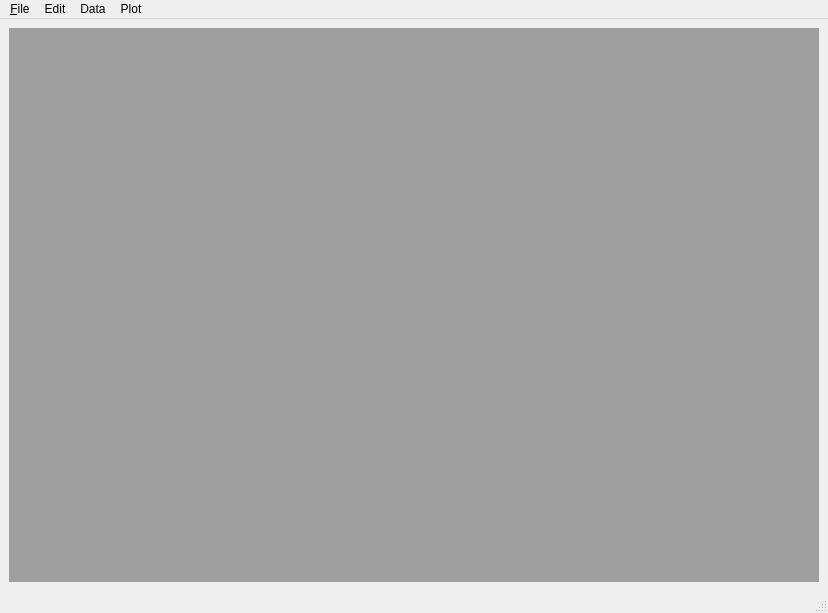
<?xml version="1.0" encoding="UTF-8"?>
<ui version="4.0">
 <class>MainWindow</class>
 <widget class="QMainWindow" name="MainWindow">
  <property name="geometry">
   <rect>
    <x>0</x>
    <y>0</y>
    <width>828</width>
    <height>613</height>
   </rect>
  </property>
  <property name="windowTitle">
   <string>PySciPlot</string>
  </property>
  <widget class="QWidget" name="centralwidget">
   <layout class="QHBoxLayout" name="horizontalLayout">
    <item>
     <widget class="QMdiArea" name="workspace">
      <property name="verticalScrollBarPolicy">
       <enum>Qt::ScrollBarAsNeeded</enum>
      </property>
      <property name="horizontalScrollBarPolicy">
       <enum>Qt::ScrollBarAsNeeded</enum>
      </property>
      <property name="viewMode">
       <enum>QMdiArea::SubWindowView</enum>
      </property>
      <property name="documentMode">
       <bool>false</bool>
      </property>
     </widget>
    </item>
   </layout>
  </widget>
  <widget class="QMenuBar" name="menubar">
   <property name="geometry">
    <rect>
     <x>0</x>
     <y>0</y>
     <width>828</width>
     <height>23</height>
    </rect>
   </property>
   <widget class="QMenu" name="menuFile">
    <property name="title">
     <string>&amp;File</string>
    </property>
    <widget class="QMenu" name="menuNew">
     <property name="title">
      <string>New</string>
     </property>
     <addaction name="actionNew_Project"/>
    </widget>
    <widget class="QMenu" name="menuImport">
     <property name="title">
      <string>Import</string>
     </property>
     <addaction name="separator"/>
    </widget>
    <widget class="QMenu" name="menuExport">
     <property name="title">
      <string>Export</string>
     </property>
     <addaction name="actionData"/>
     <addaction name="actionPlot"/>
    </widget>
    <addaction name="menuNew"/>
    <addaction name="menuImport"/>
    <addaction name="menuExport"/>
    <addaction name="actionLoad_Project"/>
    <addaction name="actionSave_Project"/>
    <addaction name="actionSave_Project_As"/>
    <addaction name="actionSave_Current_Figure"/>
    <addaction name="separator"/>
    <addaction name="actionModules"/>
    <addaction name="actionPreferences"/>
    <addaction name="separator"/>
    <addaction name="actionShow_Figures"/>
    <addaction name="actionShow_Waves"/>
    <addaction name="separator"/>
    <addaction name="actionQuit"/>
   </widget>
   <widget class="QMenu" name="menuEdit">
    <property name="title">
     <string>Edit</string>
    </property>
   </widget>
   <widget class="QMenu" name="menuData">
    <property name="title">
     <string>Data</string>
    </property>
   </widget>
   <widget class="QMenu" name="menuPlot">
    <property name="title">
     <string>Plot</string>
    </property>
   </widget>
   <addaction name="menuFile"/>
   <addaction name="menuEdit"/>
   <addaction name="menuData"/>
   <addaction name="menuPlot"/>
  </widget>
  <widget class="QStatusBar" name="statusbar"/>
  <action name="actionQuit">
   <property name="text">
    <string>Quit</string>
   </property>
   <property name="shortcut">
    <string>Ctrl+Q</string>
   </property>
  </action>
  <action name="actionNew_Table">
   <property name="text">
    <string>New Table</string>
   </property>
   <property name="shortcut">
    <string>Ctrl+T</string>
   </property>
  </action>
  <action name="actionManage_Waves">
   <property name="text">
    <string>Manage Waves</string>
   </property>
   <property name="shortcut">
    <string>Ctrl+A</string>
   </property>
  </action>
  <action name="actionManage_Tables">
   <property name="text">
    <string>Manage Tables</string>
   </property>
  </action>
  <action name="actionShow_Waves">
   <property name="text">
    <string>Print Waves</string>
   </property>
  </action>
  <action name="actionEdit_Figure">
   <property name="text">
    <string>Edit Figure</string>
   </property>
  </action>
  <action name="actionShow_Figures">
   <property name="text">
    <string>Print Figures</string>
   </property>
  </action>
  <action name="actionSave_Project">
   <property name="text">
    <string>Save Project</string>
   </property>
   <property name="shortcut">
    <string>Ctrl+S</string>
   </property>
  </action>
  <action name="actionSave_Project_As">
   <property name="text">
    <string>Save Project As...</string>
   </property>
   <property name="shortcut">
    <string>Ctrl+Shift+S</string>
   </property>
  </action>
  <action name="actionPreferences">
   <property name="text">
    <string>Preferences...</string>
   </property>
  </action>
  <action name="actionModules">
   <property name="text">
    <string>Modules...</string>
   </property>
  </action>
  <action name="actionShow_CWD">
   <property name="text">
    <string>Print CWD</string>
   </property>
  </action>
  <action name="actionData">
   <property name="text">
    <string>Data</string>
   </property>
  </action>
  <action name="actionPlot">
   <property name="text">
    <string>Plot</string>
   </property>
  </action>
  <action name="actionLoad_Project">
   <property name="text">
    <string>Load Project</string>
   </property>
  </action>
  <action name="actionNew_Project">
   <property name="text">
    <string>New Project</string>
   </property>
  </action>
  <action name="actionSave_Top_Figure">
   <property name="text">
    <string>Save Current Figure</string>
   </property>
  </action>
  <action name="actionSave_Current_Figure">
   <property name="text">
    <string>Save Current Figure</string>
   </property>
  </action>
 </widget>
 <resources/>
 <connections/>
</ui>
